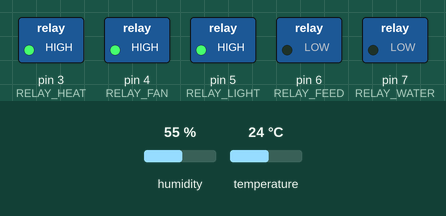
A sketch run on a simulated Arduino Uno, built with avr-gcc and run on an emulated ATmega328P. On the bench: switched loads named in the sketch (green lamp = pin HIGH). Inputs (shaded band) come from the test bench; at power-on: humidity 55 %, temperature 24 °C. The local clock reads 2024-03-15 10:24:30 at power-on unless the sketch sets it.

Above: at 0.1 s.
Timing chart, 0 to 1.6 s (numbered marks = the images above):
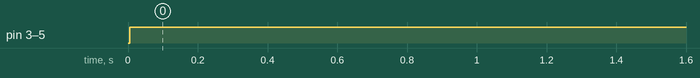

Measured:
- by itself, pin 3 (RELAY_HEAT), pin 4 (RELAY_FAN), pin 5 (RELAY_LIGHT): LOW → HIGH at 0.01 s

The sketch:

CricketHouse.ino
```cpp
/*
  CricketHouse  (ArduinoAI 2.5 หมวด 16 เกษตรอัจฉริยะ)
  โค้ดต้นฉบับจากโครงงานตู้เลี้ยงจิ้งหรีดอัตโนมัติ (ร.ร.ราชประชานุเคราะห์ 24 จ.พะเยา)
  งานอบรม ทสรช. 25-27 ก.ย. ที่ครูส่งมา (ไม่ได้แก้โค้ดด้านล่าง เก็บไว้เทียบ)

  จุดที่ควรแก้ (แก้แล้วในไฟล์ CricketHouse.py):
   - เปิดพัดลมเมื่อความชื้นต่ำ แต่พัดลมทำให้ความชื้นลดลงอีก
   - เช็ก minute() == 0 แต่ loop รอ 1 นาที บางวันจะข้ามนาทีนั้นไป
*/

#include <DHT.h>
#include <Wire.h>
#include <RTClib.h>

#define DHTPIN 2
#define DHTTYPE DHT22

DHT dht(DHTPIN, DHTTYPE);
RTC_DS3231 rtc;

#define RELAY_HEAT 3
#define RELAY_FAN 4
#define RELAY_LIGHT 5
#define RELAY_FEED 6
#define RELAY_WATER 7

const float TEMP_SETPOINT = 28.0; // Desired temperature for crickets
const float HUMID_SETPOINT = 60.0; // Desired humidity

void setup() {
  pinMode(RELAY_HEAT, OUTPUT);
  pinMode(RELAY_FAN, OUTPUT);
  pinMode(RELAY_LIGHT, OUTPUT);
  pinMode(RELAY_FEED, OUTPUT);
  pinMode(RELAY_WATER, OUTPUT);

  dht.begin();
  rtc.begin();
}

void loop() {
  float humidity = dht.readHumidity();
  float temperature = dht.readTemperature();

  // Temperature control
  if (temperature < TEMP_SETPOINT) {
    digitalWrite(RELAY_HEAT, HIGH);
  } else {
    digitalWrite(RELAY_HEAT, LOW);
  }

  // Humidity control
  if (humidity < HUMID_SETPOINT) {
    digitalWrite(RELAY_FAN, HIGH);
  } else {
    digitalWrite(RELAY_FAN, LOW);
  }

  // Simulate day/night using RTC
  DateTime now = rtc.now();
  if (now.hour() >= 6 && now.hour() <= 18) {
    digitalWrite(RELAY_LIGHT, HIGH);
  } else {
    digitalWrite(RELAY_LIGHT, LOW);
  }

  // Feed and water at specific times
  if (now.hour() == 8 && now.minute() == 0) {
    digitalWrite(RELAY_FEED, HIGH);
    delay(5000);
    digitalWrite(RELAY_FEED, LOW);
  }
  if (now.hour() == 10 && now.minute() == 0) {
    digitalWrite(RELAY_WATER, HIGH);
    delay(5000);
    digitalWrite(RELAY_WATER, LOW);
  }

  delay(60000); // Delay for 1 minute
}
```
